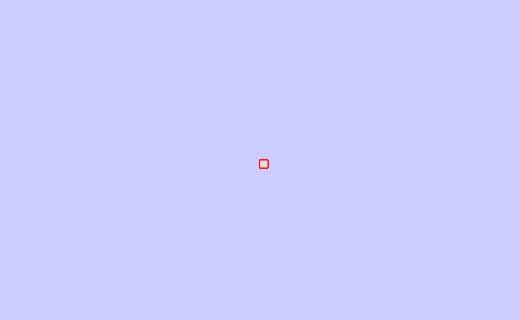
Frame 1 (no input)
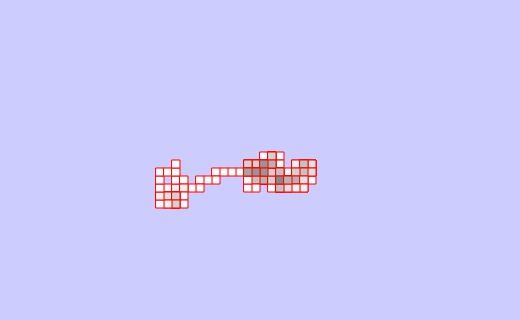
Frame 60 (no input)
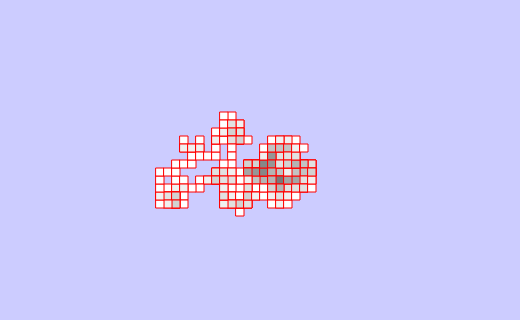
Frame 120 (the mouse pressed at the canvas centre since frame 60)

The p5.js sketch that drew these frames (run headless with seeded random() and noise() and a simulated clock; from frame 60 on, the mouse is pressed at the canvas centre):

// p5.js sketch
// ── sketch.js
let numWalkers = 3;
const tam = 8;
let fils;
let cols;
const colores = [];
const walkers = [];

function setup() {
  createCanvas(520, 320);
  background(204, 204, 255);

  //tamaño del arreglo de colores
  fils = Math.floor(height / tam);
  cols = Math.floor(width / tam);

  //inicialización del arreglo de colores
  for (let i = 0; i < fils; i++) {
    colores[i] = [];
    for (let j = 0; j < cols; j++) {
      colores[i][j] = 255;
    }
  }

  for (let i = 0; i < numWalkers; i++) {
    walkers[i] = new Walker();
  }

  //noLoop();
}

function draw() {

  for (let i = 0; i < numWalkers; i++) {
    walkers[i].display();
    walkers[i].step();
  }

}

class Walker {

  constructor() {
    //posición inicial
    this.fil = Math.floor(height / 2);
    this.col = Math.floor(width / 2);
  }

  display() {
    stroke('red');

    fill(colores[Math.floor(this.fil / tam)][Math.floor(this.col / tam)]);
    colores[Math.floor(this.fil / tam)][Math.floor(this.col / tam)] -= 15;

    rect(this.col, this.fil, tam, tam);
  }

  step() {
    let dirs = [0, 1, 2, 3];
    let choice = random(dirs);

    if (choice == 0) {//derecha
      this.col = Math.abs(this.col + tam) % width;
    } else if (choice == 1) {//abajo
      this.fil = Math.abs(this.fil + tam) % height;
    } else if (choice == 2) {//arriba
      this.col = Math.abs(this.col - tam) % width;
    } else {//izquierda
      this.fil = Math.abs(this.fil - tam) % height;
    }
  }
}
